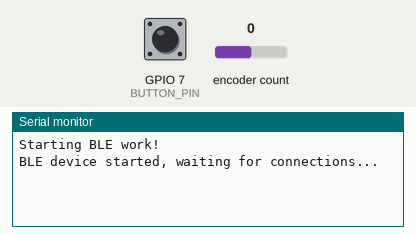
The sketch below on a simulated ESP32-S3. On the bench: the last lines printed to the serial monitor. Inputs (shaded band) come from the test bench; at power-on: encoder count 0, GPIO 7 (BUTTON_PIN) HIGH. Nothing arrives over Bluetooth unless stated; a phone connects over Bluetooth LE 3 s after start.

Above: at 1.2 s.
1.3 s: encoder count set to 1
At 2.1 s:
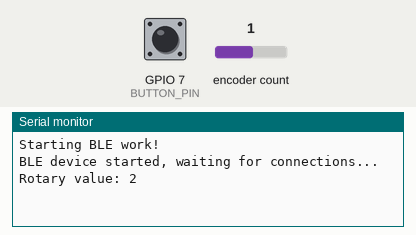
2.8 s: GPIO 7 (BUTTON_PIN) pulled LOW for 0.15 s
At 3.7 s:
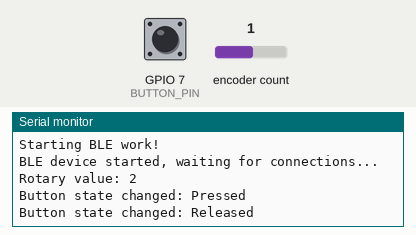
4.4 s: encoder count set to 2
At 5.4 s:
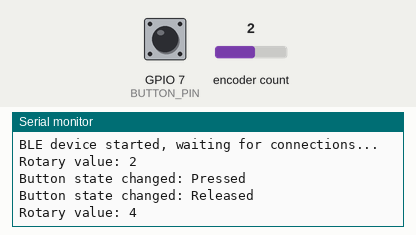

Measured:
- after the input at 1.3 s, the serial monitor: prints a new line at once (image 1)
- after the input at 2.8 s, the serial monitor: prints a new line at once (image 2)
- after the input at 4.4 s, the serial monitor: prints a new line at once (image 3)

The sketch:

crowd-controller.ino
```cpp
#include <BLEDevice.h>
#include <BLEUtils.h>
#include <BLEServer.h>
#include "config.h"
#include <RotaryEncoder.h>

// GPIO pins for the button and rotary encoder

BLECharacteristic *pButtonCharacteristic;
BLECharacteristic *pRotaryCharacteristic;
BLECharacteristic *pWS2812Characteristic;

RotaryEncoder encoder(ROTARY_PIN_IN1, ROTARY_PIN_IN2, RotaryEncoder::LatchMode::TWO03);

void setup() {
  Serial.begin(115200);
  Serial.println("Starting BLE work!");

  // Initialize GPIO pins
  pinMode(BUTTON_PIN, INPUT_PULLUP);

  // Initialize BLE
  BLEDevice::init("AI EDM Controller");
  BLEServer *pServer = BLEDevice::createServer();
  BLEService *pService = pServer->createService(SERVICE_UUID);

  // Create characteristics without PROPERTY_NOTIFY
  pButtonCharacteristic = pService->createCharacteristic(
    BUTTON_CHARACTERISTIC_UUID,
    BLECharacteristic::PROPERTY_READ);

  pRotaryCharacteristic = pService->createCharacteristic(
    ROTARY_CHARACTERISTIC_UUID,
    BLECharacteristic::PROPERTY_READ);

  pWS2812Characteristic = pService->createCharacteristic(
    WS2813_CHARACTERISTIC_UUID,
    BLECharacteristic::PROPERTY_WRITE);

  // Set initial values
  pButtonCharacteristic->setValue("0");
  pRotaryCharacteristic->setValue("0");

  // Start the service
  pService->start();

  // Start advertising
  BLEAdvertising *pAdvertising = BLEDevice::getAdvertising();
  pAdvertising->addServiceUUID(SERVICE_UUID);
  pAdvertising->setScanResponse(true);
  pAdvertising->setMinPreferred(0x06);  // Helps with iPhone connection issues
  pAdvertising->setMinPreferred(0x12);
  BLEDevice::startAdvertising();

  Serial.println("BLE device started, waiting for connections...");
}

void loop() {
  static int lastButtonState = HIGH;

  int buttonState = digitalRead(BUTTON_PIN);

  updateEncoder();

  // Check for button press
  if (buttonState != lastButtonState) {
    lastButtonState = buttonState;

    // Update the button characteristic
    pButtonCharacteristic->setValue(buttonState == LOW ? "1" : "0");
    Serial.print("Button state changed: ");
    Serial.println(buttonState == LOW ? "Pressed" : "Released");
  }

  delay(10);  // Adjust delay as needed
}


void updateEncoder() {
  // put your main code here, to run repeatedly:
  static int pos = 0;
  encoder.tick();

  int newPos = encoder.getPosition();

  if (pos != newPos) {
    pos = newPos;
    String rotaryValue = String(pos);
    pRotaryCharacteristic->setValue(rotaryValue.c_str());
    Serial.println(String("Rotary value: ") + pos);
  }
}
```

led_behavior.cpp
```cpp
#include "led_behavior.h"
#include "led_ring_controller.h"

void SpringyBehavior::update(float deltaTime, LEDRingController& controller)  {
  spring.update(deltaTime);
  float position = abs(spring.position);
  uint8_t brightness = static_cast<uint8_t>(position);  // Map position to brightness
  controller.setBrightness(brightness);
}


void HeartbeatBehavior::update(float deltaTime, LEDRingController& controller)  {
  timeElapsed += deltaTime;
  float pulse = (sinf((timeElapsed / heartbeatInterval) * 3.14159f * 0.5f)-0.5)*2;  // Pulsate -1 - 1
  pulse = pulse > 0 ? pulse : 0; // only "beat" on the positive values
  brightness = static_cast<uint8_t>(pulse * 255);
  controller.setBrightness(brightness);
}
```

led_behavior.h
```cpp
#ifndef _LED_BEHAVIOR_H
#define _LED_BEHAVIOR_H

#include <stdint.h>
#include "springy_value.h"  // Assuming SpringyValue is a standalone class

class LEDRingController;


class LEDBehavior {
public:
  uint8_t brightness;

  LEDBehavior() : brightness(0) {}

  virtual void update(float deltaTime, LEDRingController& controller) = 0;
  virtual ~LEDBehavior() {}
};

class SpringyBehavior : public LEDBehavior {
public:
  SpringyValue spring;
  SpringyBehavior(float initialPosition, float dampingFactor, float springStiffness, float objectMass)
    : spring(initialPosition, dampingFactor, springStiffness, objectMass) {}

  void update(float deltaTime, LEDRingController& controller) override;
};

class HeartbeatBehavior : public LEDBehavior {
private:
  float timeElapsed;
  float heartbeatInterval;

public:
  HeartbeatBehavior(float interval)
    : timeElapsed(0), heartbeatInterval(interval) {}

  void update(float deltaTime, LEDRingController& controller) override;
};

#endif
```

led_ring_controller.h
```cpp
#include "Arduino.h"
#ifndef _LED_CONTROLLER_H
#define _LED_CONTROLLER_H
#include <Adafruit_NeoPixel.h>
#include <vector>

class LEDBehavior;  // Forward declaration of LEDBehavior

class LEDRingController {
private:
  Adafruit_NeoPixel& strip;
  uint8_t startIndex;                 // Starting LED index of the segment
  uint8_t endIndex;                   // Ending LED index of the segment
  std::vector<uint32_t> pixelValues;  // Stores the pixel values for the segment
  int16_t brightness;                 // Current brightness level
  LEDBehavior* behavior;              // Pointer to the assigned behavior

public:

  uint8_t nTotalPixels = (endIndex - startIndex)+1;
  uint8_t nActivePixels = nTotalPixels;

  // Constructor
  LEDRingController(Adafruit_NeoPixel& ledStrip, uint8_t start, uint8_t end)
    : strip(ledStrip), startIndex(start), endIndex(end), brightness(255), behavior(nullptr) {
    pixelValues.resize(end - start + 1, 0);
  }

  // Set brightness for this specific segment
  void setBrightness(uint8_t newBrightness) {
    brightness = newBrightness;
    brightness = constrain(brightness, 0, 255);
  }

  // Set color for this specific segment
  void setColor(uint32_t color) {
    for (uint8_t i = 0; i < pixelValues.size(); ++i) {
      pixelValues[i] = color;
    }
  }

  // Update the LEDs in the segment with the stored values and brightness
  void update(float deltaTime) {

    // The behavior modifies the brihgtness
    if (behavior) {
      behavior->update(deltaTime, *this);
    }

    for (uint8_t i = 0; i < nActivePixels; ++i) {
      uint32_t color = pixelValues[i];
      uint8_t r = (uint8_t)((color >> 16) & 0xFF);
      uint8_t g = (uint8_t)((color >> 8) & 0xFF);
      uint8_t b = (uint8_t)(color & 0xFF);

      // Apply brightness scaling
      r = (r * brightness) / 255;
      g = (g * brightness) / 255;
      b = (b * brightness) / 255;

      strip.setPixelColor(startIndex + i, strip.Color(r, g, b));
    }

    strip.show();
  }

  // Clear the segment
  void clearSegment() {
    for (uint8_t i = 0; i < pixelValues.size(); ++i) {
      pixelValues[i] = 0;  // Turn off the LED
    }
  }

  // Assign a behavior to the LED segment
  void setBehavior(LEDBehavior* newBehavior) {
    behavior = newBehavior;
  }

  void setGauge(uint8_t value){
    nActivePixels = map(value, 0, 63, 0, nTotalPixels+1);
    nActivePixels = constrain(nActivePixels, 0, nTotalPixels);
  }

  // Getters for segment information
  uint8_t getStartIndex() const {
    return startIndex;
  }
  uint8_t getEndIndex() const {
    return endIndex;
  }
  uint8_t getBrightness() const {
    return brightness;
  }
  Adafruit_NeoPixel& getStrip() {
    return strip;
  }
  std::vector<uint32_t>& getPixelValues() {
    return pixelValues;
  }
};


#endif
```

springy_value.h
```cpp
#ifndef _SPRINGY_VALUE
#define _SPRINGY_VALUE


class SpringyValue {

public:
  float position;
  float velocity;
  float restPosition;
  float damping;
  float stiffness;
  float mass;

  SpringyValue(float startPosition, float damping, float stiffness, float mass){
    this->damping = damping;
    this->velocity = 0.0f;
    this->position = startPosition;
    this->restPosition = startPosition;
    this->stiffness = stiffness;
    this->mass = mass;
  }

  void update(float dt){
    float acceleration = -stiffness * (position - restPosition) - damping * velocity;

    velocity += acceleration * dt;
    position += velocity * dt;
  }

  void perturb(float newPosition){
    position = newPosition;
  }

};

#endif
```

config.h
```cpp
#ifndef _CONFIG_H
#define _CONFIG_H

#define ROTARY_PIN_IN1 1
#define ROTARY_PIN_IN2 0
#define BUTTON_PIN 7
#define DIAL_BUTTON_PIN 10
#define WS2812_PIN 3

#define NUM_LEDS 24   // Popular NeoPixel ring size

// UUIDs for the service and characteristics
#define SERVICE_UUID "3796c365-5633-4744-bc65-cac7812ef6da"
#define BUTTON_CHARACTERISTIC_UUID "640033f1-08e8-429c-bd45-49ed4a60114e"
#define ROTARY_CHARACTERISTIC_UUID "2a9ceeec-2d26-4520-bffe-8b13f00d4044"
#define WS2813_CHARACTERISTIC_UUID "dcfd575f-b5d4-42c2-bf57-c5141fe2eaa9"

#endif
```
